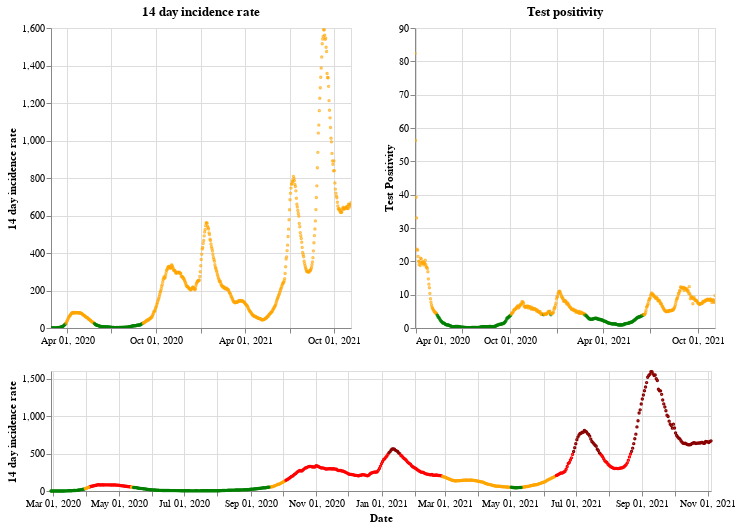

Notebook source saved alongside this figure:
### Markdown cell above
## Scotland

### Code cell
plot_traffic_light('Scotland')

### Figure 1 — Vega-Lite specification as saved in the notebook (floating-point values rounded to 4 significant figures; data arrays with more than 128 entries replaced by an {"elided": "..."} marker saying what was removed)
{"config": {"view": {"continuousWidth": 400, "continuousHeight": 300}}, "vconcat": [{"hconcat": [{"mark": {"type": "point", "size": 2}, "encoding": {"color": {"condition": {"value": "green", "test": "(datum.twoWeeklyCasesRate <= 25)"}, "value": "orange"}, "tooltip": [{"type": "nominal", "field": "areaName"}, {"type": "temporal", "field": "date"}, {"type": "quantitative", "field": "twoWeeklyCasesRate"}, {"type": "quantitative", "field": "testPositivity"}], "x": {"type": "temporal", "axis": {"title": ""}, "field": "date", "scale": {"domain": {"selection": "DateBrush"}}, "timeUnit": "yearmonthdate"}, "y": {"type": "quantitative", "axis": {"title": "14 day incidence rate"}, "field": "twoWeeklyCasesRate"}}, "title": "14 day incidence rate", "width": 300}, {"mark": {"type": "point", "size": 2}, "encoding": {"color": {"condition": {"value": "green", "test": "(datum.testPositivity <= 4)"}, "value": "orange"}, "tooltip": [{"type": "nominal", "field": "areaName"}, {"type": "temporal", "field": "date"}, {"type": "quantitative", "field": "twoWeeklyCasesRate"}, {"type": "quantitative", "field": "testPositivity"}], "x": {"type": "temporal", "axis": {"title": ""}, "field": "date", "scale": {"domain": {"selection": "DateBrush"}}, "timeUnit": "yearmonthdate"}, "y": {"type": "quantitative", "axis": {"title": "Test Positivity"}, "field": "testPositivity"}}, "title": "Test positivity", "width": 300}]}, {"layer": [{"mark": {"type": "point", "size": 2}, "encoding": {"color": {"condition": {"value": "orange", "test": "(((datum.testPositivity < 4) && (datum.twoWeeklyCasesRate >= 50)) && (datum.twoWeeklyCasesRate < 200))"}, "value": "red"}, "opacity": {"condition": {"value": 1, "test": "((datum.twoWeeklyCasesRate >= 50) && (datum.twoWeeklyCasesRate < 500))"}, "value": 0}, "tooltip": [{"type": "nominal", "field": "areaName"}, {"type": "temporal", "field": "date"}, {"type": "quantitative", "field": "twoWeeklyCasesRate"}, {"type": "quantitative", "field": "testPositivity"}], "x": {"type": "temporal", "axis": {"title": "Date"}, "field": "date", "timeUnit": "yearmonthdate"}, "y": {"type": "quantitative", "axis": {"title": "14 day incidence rate"}, "field": "twoWeeklyCasesRate"}}, "selection": {"DateBrush": {"type": "interval", "encodings": ["x"], "fields": ["Time"]}}}, {"mark": {"type": "point", "size": 2}, "encoding": {"color": {"value": "darkred"}, "opacity": {"condition": {"value": 1, "test": "(datum.twoWeeklyCasesRate >= 500)"}, "value": 0}, "tooltip": [{"type": "nominal", "field": "areaName"}, {"type": "temporal", "field": "date"}, {"type": "quantitative", "field": "twoWeeklyCasesRate"}, {"type": "quantitative", "field": "testPositivity"}], "x": {"type": "temporal", "axis": {"title": "Date"}, "field": "date", "timeUnit": "yearmonthdate"}, "y": {"type": "quantitative", "axis": {"title": "14 day incidence rate"}, "field": "twoWeeklyCasesRate"}}}, {"mark": {"type": "point", "size": 2}, "encoding": {"color": {"condition": {"value": "green", "test": "((datum.testPositivity < 4) && (datum.twoWeeklyCasesRate < 50))"}, "value": "orange"}, "opacity": {"condition": {"value": 1, "test": "(datum.twoWeeklyCasesRate < 50)"}, "value": 0}, "tooltip": [{"type": "nominal", "field": "areaName"}, {"type": "temporal", "field": "date"}, {"type": "quantitative", "field": "twoWeeklyCasesRate"}, {"type": "quantitative", "field": "testPositivity"}], "x": {"type": "temporal", "axis": {"title": "Date"}, "field": "date", "timeUnit": "yearmonthdate"}, "y": {"type": "quantitative", "axis": {"title": "14 day incidence rate"}, "field": "twoWeeklyCasesRate"}}}], "height": 120, "width": 660}], "data": {"name": "data-b44ba9bfd2326e3aef110031440d42b0"}, "$schema": "https://vega.github.io/schema/vega-lite/v4.8.1.json", "datasets": {"data-b44ba9bfd2326e3aef110031440d42b0": {"elided": "616 records"}}}
